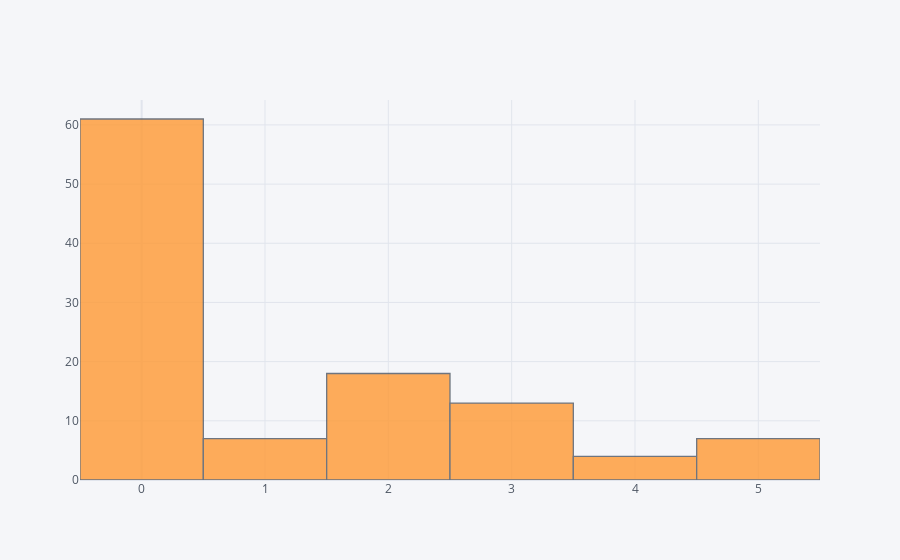

The code cell stored with this chart in its notebook:
### Code cell
df['DEP_men'].iplot(kind='hist')

### Figure 1 — Plotly figure (JSON) as saved in the notebook; plotly's stock layout.template omitted (floating-point values rounded to 4 significant figures)
{"data": [{"histfunc": "count", "histnorm": "", "marker": {"color": "rgba(255, 153, 51, 1.0)", "line": {"color": "#4D5663", "width": 1.3}}, "name": "DEP_men", "opacity": 0.8, "orientation": "v", "type": "histogram", "x": [0, 3, 0, 2, 2, 0, 4, 2, 0, 3, 0, 0, 0, 0, 5, 4, 5, 3, 0, 0, 0, 0, 2, 3, 0, 3, 0, 0, 0, 5, 3, 2, 0, 1, 4, 0, 3, 0, 2, 0, 0, 3, 2, 0, 0, 0, 0, 2, 0, 1, 5, 0, 0, 2, 2, 0, 0, 3, 0, 0, 0, 0, 0, 0, 0, 2, 0, 0, 0, 3, 2, 0, 0, 0, 2, 5, 0, 0, 2, 0, 0, 1, 3, 0, 2, 0, 1, 1, 0, 0, 5, 1, 0, 3, 0, 3, 0, 0, 0, 0, 0, 0, 2, 2, 1, 5, 0, 0, 2, 4]}], "layout": {"barmode": "overlay", "legend": {"bgcolor": "#F5F6F9", "font": {"color": "#4D5663"}}, "paper_bgcolor": "#F5F6F9", "plot_bgcolor": "#F5F6F9", "title": {"font": {"color": "#4D5663"}}, "xaxis": {"gridcolor": "#E1E5ED", "showgrid": true, "tickfont": {"color": "#4D5663"}, "title": {"font": {"color": "#4D5663"}, "text": ""}, "zerolinecolor": "#E1E5ED"}, "yaxis": {"gridcolor": "#E1E5ED", "showgrid": true, "tickfont": {"color": "#4D5663"}, "title": {"font": {"color": "#4D5663"}, "text": ""}, "zerolinecolor": "#E1E5ED"}}}
